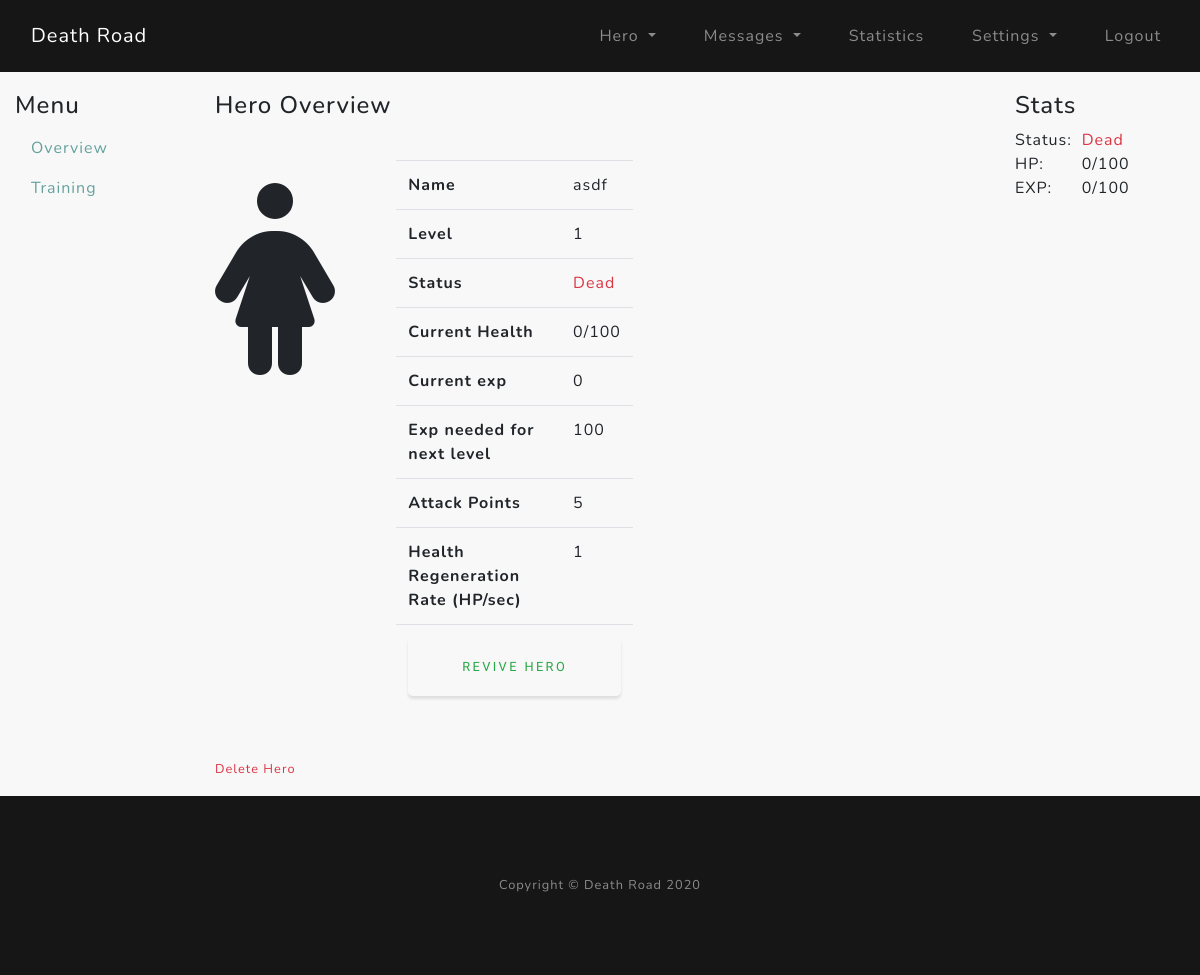
Before: /hero/overview (signed in) with the older database file.
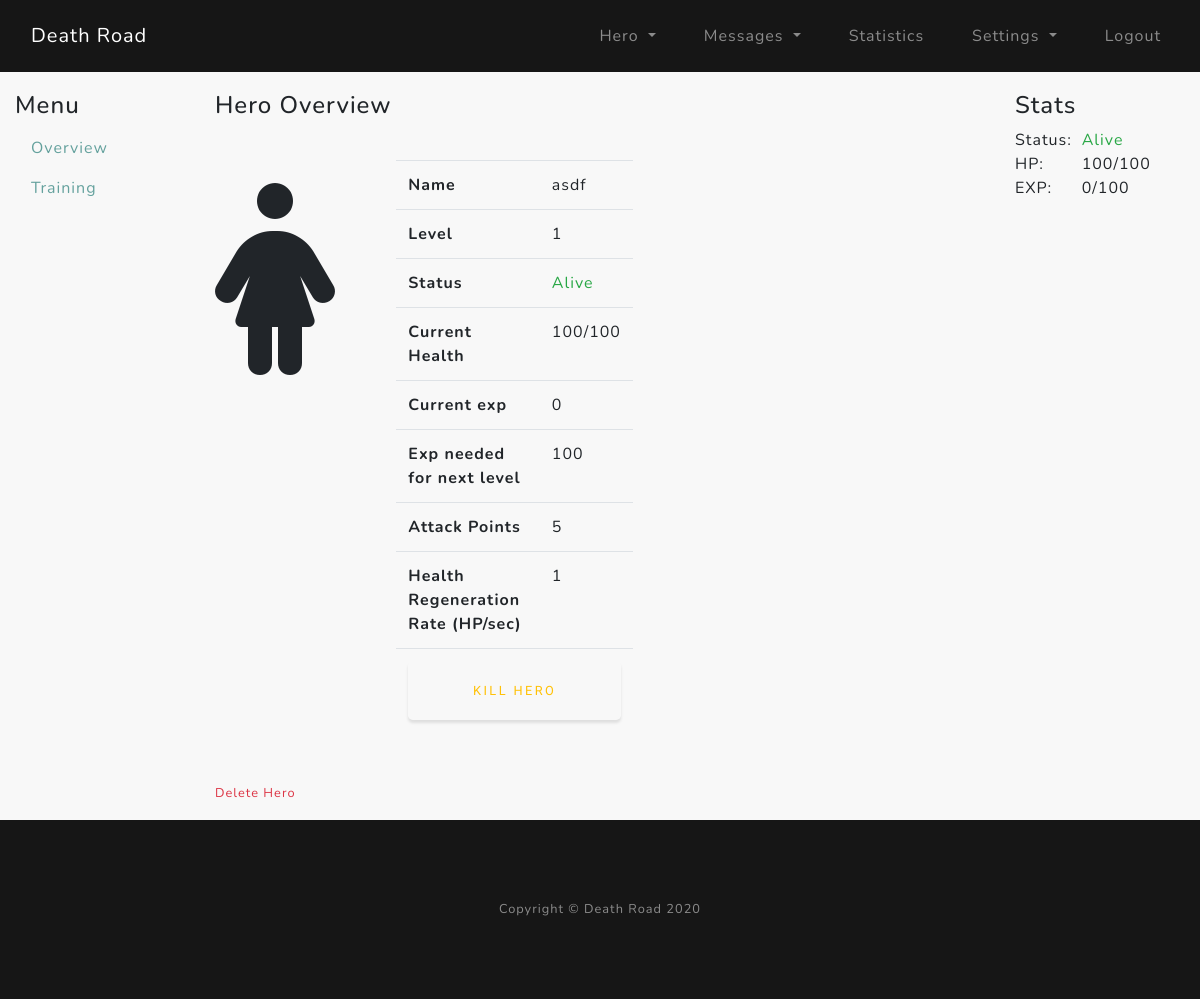
After: the same page with the newer database file.
### core/models.py (models this page shows)
class Hero(db.Model):
    __tablename__ = "hero"
    acc_id = Column(Integer, primary_key=True)  # hero id connected to account id
    name = Column(String(16), unique=True)  # name of the hero
    gender = Column(Boolean)  # 0 - male / 1 - female
    date_created = Column(DateTime)  # date created the hero
    level = Column(Integer)  # current level of the hero
    current_exp = Column(Integer)  # current experience of hero
    next_lvl_exp = Column(Integer)  # exp needed for next level
    hp = Column(Integer)  # current hero health HP
    hp_max = Column(Integer)  # current hero health HP
    hp_regen_rate = Column(Integer)  # hp regeneration per second
    hp_check_regen = Column(DateTime)  # used to calculate the regenerated hp over time
    alive = Column(Integer)  # Check if hero is Death (0), Reviving (1), Alive (2)
    death_check = Column(DateTime)  # Time when the hero was revived
    attack_point = Column(Integer)  # attack points needed to calculate damage

### core/hero/routes.py (the view)
@hero.route("/hero/", methods=["POST", "GET"])
@hero.route("/hero/overview", methods=["POST", "GET"])
@login_required
def hero_home():
    if acc_has_hero(current_user.id):
        return redirect(url_for("hero.hero_create"))
    hero = Hero.query.filter_by(acc_id=current_user.id).first()
    hp_regeneration(current_user.id)
    if hero.alive == 1:
        revive_hero(current_user.id)
    form = ReviveHeroForm()
    if form.h_kill.data and form.validate_on_submit():
        hero.hp = 0
        hero.alive = 0
        db.session.commit()
    if form.h_revive.data and form.validate_on_submit():
        hero.death_check = datetime.now()
        hero.alive = 1
        db.session.commit()
    return render_template("hero_home.html", hero=hero, form=form)

### core/hero/forms.py
class ReviveHeroForm(FlaskForm):
    h_revive = SubmitField("Revive Hero")
    h_kill = SubmitField("Kill Hero")

### core/hero/utils.py (called while the page is built, shortened)
def acc_has_hero(current_acc_id):
    hero = Hero.query.filter_by(acc_id=current_acc_id).first()
    return False if hero else True

def hp_regeneration(current_acc_id):
    regen = Hero.query.filter_by(acc_id=current_acc_id).first()

### core/models.py (called while the page is built)
@login_manager.user_loader
def load_user(user_id):
    return User.query.get(int(user_id))

### core/templates/hero_home.html (shortened to what this page needs)
{% extends "hero_layout.html" %}
{% block hero_main %}
<div class="col-lg-8">
    <h4>Hero Overview</h4>
    <div class="row pt-3">
        <div class="col-md-2 text-center" style="font-size: 12rem;">
        {% if hero.gender == False %}
            <i class="fas fa-male"></i>
        {% else %}
            <i class="fas fa-female"></i>
        {% endif %}
        </div>
        <div class="col-md-4 py-3">
            <table class="table table-hover ml-5">
                <tbody>
                    <tr>
                        <th scope="row">Name</th>
                        <td>{{ hero.name }}</td>
                    </tr>
                    <tr>
                        <th scope="row">Level</th>
                        <td>{{ hero.level }}</td>
                    </tr>
                    <tr>
                        <th scope="row">Status</th>
                        {% if hero.alive == 2 %}
                        <td class="text-success">Alive</td>
                        {% elif hero.alive == 1 %}
                        <td class="text-warning">Reviving</td>
                        {% else %}
                        <td class="text-danger">Dead</td>
                        {% endif %}
                    </tr>
                    <tr>
                        <th scope="row">Current Health</th>
                        <td>{{ hero.hp }}/{{ hero.hp_max }}</td>
                    </tr>
                    <tr>
                        <th scope="row">Current exp</th>
                        <td>{{ hero.current_exp }}</td>
                    </tr>
                    <tr>
                        <th scope="row">Exp needed for next level</th>
                        <td>{{ hero.next_lvl_exp }}</td>
                    </tr>
                    <tr>
                        <th scope="row">Attack Points</th>
                        <td>{{ hero.attack_point }}</td>
                    </tr>
                    <tr>
                        <th scope="row">Health Regeneration Rate (HP/sec)</th>
                        <td>{{ hero.hp_regen_rate }}</td>
                    </tr>
                    <tr>
                        <td colspan="2">
                            <form method="post">
                                {% if hero.alive == 2 %}
                                {{ form.h_kill(class="btn btn-outline-warning btn-lg btn-block") }}
                                {% elif hero.alive == 0 %}
                                {{ form.h_revive(class="btn btn-outline-success btn-lg btn-block") }}
                                {% endif %}
                            </form>
                        </td>
                    </tr>
                </tbody>
            </table>
        </div>
    </div>
    <div class="row pt-3">
        <div class="col">
            <a href="/delete" class="text-danger small" role="button" data-toggle="modal" data-target="#deleteHeroModal">Delete Hero</a>
        </div>
    </div>
</div>
{% include "hero_stats.html" %}
{% endblock %}

### core/templates/hero_stats.html
<div class="col-lg-2 order-first order-lg-2">
    <h4>Stats</h4>
    <div class="row">
        <div class="col-sm-4">Status:</div>
        {% if hero.alive == 2 %}
        <div class="col-sm-8 text-success">Alive</div>
        {% elif hero.alive == 1 %}
        <div class="col-sm-8 text-warning">Reviving</div>
        {% else %}
        <div class="col-sm-8 text-danger">Dead</div>
        {% endif %}
    </div>
    <div class="row">
        <div class="col-sm-4">HP:</div>
        <div class="col-sm-8">{{ hero.hp }}/{{ hero.hp_max }}</div>
    </div>
    <div class="row">
        <div class="col-sm-4">EXP:</div>
        <div class="col-sm-8">{{ hero.current_exp }}/{{ hero.next_lvl_exp }}</div>
    </div>
</div>

Changed rows visible on the page:
changed Hero "asdf": alive 0 → 2 (drawn); hp "0" → "100"
Other visible differences:
form field h_kill: (not shown) → "Kill Hero"
form field h_revive: "Revive Hero" → (not shown)
text no longer shown: "Dead Dead"
text now shown: "Alive Alive"
